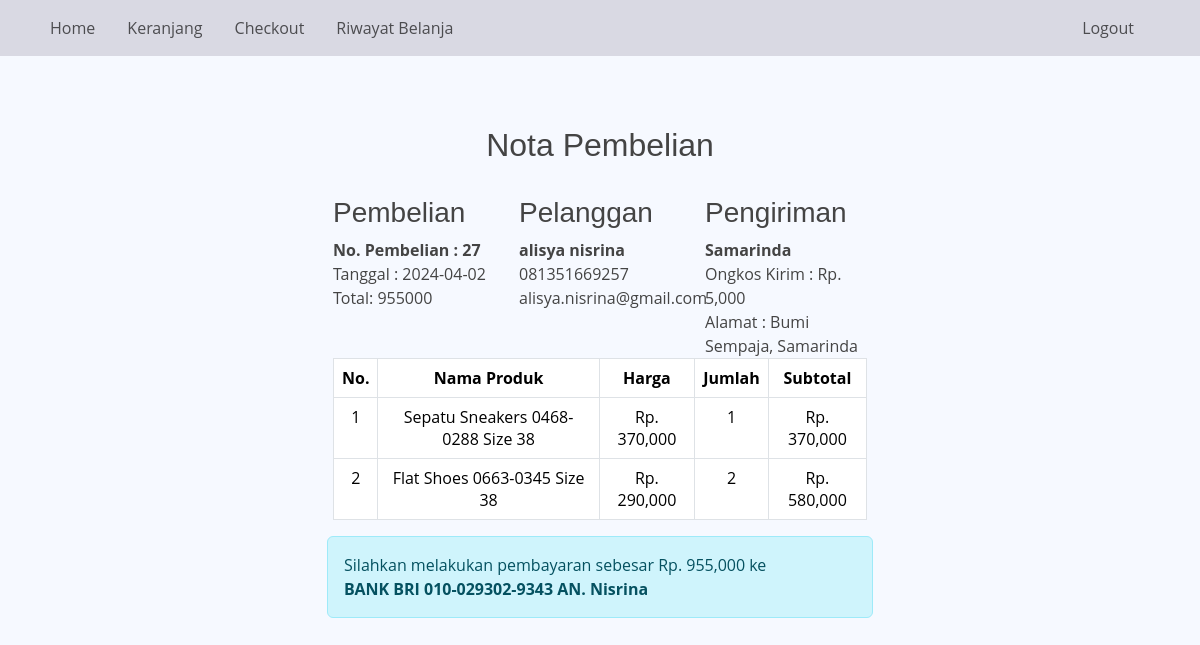
Page /nota.php?id=27 (signed in) on the committed database.
### tables this page shows
CREATE TABLE `pembelian` (
  `id_pembelian` int(11) NOT NULL,
  `id_pelanggan` int(11) NOT NULL,
  `id_ongkir` int(11) NOT NULL,
  `tanggal_pembelian` date NOT NULL,
  `total_pembelian` int(11) NOT NULL,
  `nama_kota` varchar(100) NOT NULL,
  `tarif` int(11) NOT NULL,
  `alamat_pengiriman` text NOT NULL,
  `status_pembelian` varchar(100) NOT NULL DEFAULT 'Pending'
);

CREATE TABLE `pelanggan` (
  `id_pelanggan` int(11) NOT NULL,
  `email_pelanggan` varchar(50) DEFAULT NULL,
  `password_pelanggan` varchar(150) DEFAULT NULL,
  `nama_pelanggan` varchar(50) DEFAULT NULL,
  `nohp_pelanggan` varchar(13) DEFAULT NULL
);

CREATE TABLE `pembelian_produk` (
  `id_pembelian_produk` int(11) NOT NULL,
  `id_pembelian` int(11) NOT NULL,
  `id_produk` int(11) NOT NULL,
  `jumlah` int(11) NOT NULL,
  `nama` varchar(100) NOT NULL,
  `harga` int(11) NOT NULL,
  `subharga` int(11) NOT NULL
);

### nota.php (the view, shortened to what this page needs)
<?php
    require 'koneksi.php';
    require 'navbar.php';
?>
<!DOCTYPE html>
<html lang="en">
<head>
  <link href="assets/vendor/bootstrap/css/bootstrap.min.css" rel="stylesheet">
  <link href="assets/css/style.css" rel="stylesheet">
</head>
<body>
<section class="konten">
    <div class="container">
    <h2 class="text-center title-container">Nota Pembelian</h2>
<?php
    if(isset($_GET['id']) && !empty($_GET['id'])) {
        $id_pembelian = $_GET['id'];
        $sql = mysqli_query($koneksi, "SELECT * FROM pembelian JOIN pelanggan
            ON pembelian.id_pelanggan = pelanggan.id_pelanggan
            WHERE pembelian.id_pembelian = '$id_pembelian'");
        $detail = mysqli_fetch_assoc($sql);
?>
<div class="container">
    <div class="row justify-content-center">
        <div class="col-lg-6 mt-4">
            <div class="row">
                <div class="col-md-4">
                    <h3>Pembelian</h3>
                    <strong>No. Pembelian : <?php echo $detail['id_pembelian'];?></strong><br>
                    Tanggal : <?php echo $detail['tanggal_pembelian'];?> <br>
                    Total: <?php echo $detail['total_pembelian'];?>
                </div>
                <div class="col-md-4">
                    <h3>Pelanggan</h3>
                    <strong><?php echo $detail['nama_pelanggan'];?></strong> <br>
                    <p>
                        <?php echo $detail['nohp_pelanggan'];?> <br>
                        <?php echo $detail['email_pelanggan'];?>
                    </p>
                </div>
                <div class="col-md-4">
                    <h3>Pengiriman</h3>
                    <strong><?php echo $detail['nama_kota'];?></strong><br>
                    Ongkos Kirim : Rp. <?php echo number_format($detail['tarif']); ?><br>
                    Alamat : <?php echo $detail['alamat_pengiriman'];?>
                </div>
            </div>
            <table class="table table-bordered">
                <thead>
                    <tr>
                        <th class="text-center">No.</th>
                        <th class="text-center">Nama Produk</th>
                        <th class="text-center">Harga</th>
                        <th class="text-center">Jumlah</th>
                        <th class="text-center">Subtotal</th>
                    </tr>
                </thead>
                <tbody>
                    <?php
                        $nomor=1;
                        $sql_produk = mysqli_query($koneksi, "SELECT * FROM pembelian_produk WHERE id_pembelian ='$_GET[id]'");
                        while ($pecah = mysqli_fetch_assoc($sql_produk)) {
                    ?>
                    <tr class="text-center">
                        <td><?php echo $nomor;?></</td>
                        <td><?php echo $pecah['nama'];?></td>
                        <td>Rp. <?php echo number_format($pecah["harga"]);?></td>
                        <td><?php echo $pecah['jumlah'];?></td>
                        <td>Rp.
                            <?php echo number_format($pecah["subharga"]);?>
                        </td>
                    </tr>
                    <?php $nomor++ ?>
                    <?php } ?>
                </tbody>
            </table>
        </div>
    </div>
</div>
<?php
    }
?>
<div class="row justify-content-center">
    <div class="col-lg-6">
        <div class="alert alert-info">
            Silahkan melakukan pembayaran sebesar Rp. <?php echo number_format($detail['total_pembelian']);
            ?> ke <br>
            <strong>BANK BRI 010-029302-9343 AN. Nisrina </strong>
        </div>
    </div>
</div>
    </div>
</section>
</body>
</html>

### assets/css/style.css (style rules this page uses)
:root { scroll-behavior: smooth; }
body { font-family: "Open Sans", sans-serif; background: #f6f9ff; color: #444444; }
h1, h2, h3, h4, h5, h6 { font-family: "Nunito", sans-serif; }
.title-container { margin-top: 70px; }

### rows in the picture
pembelian: id_pembelian "27", tanggal_pembelian "2024-04-02", total_pembelian "955000", id_pelanggan.nama_pelanggan "alisya nisrina", id_pelanggan.nohp_pelanggan "081351669257", id_pelanggan.email_pelanggan "alisya.nisrina@gmail.com", nama_kota "Samarinda", tarif "5,000", alamat_pengiriman "Bumi Sempaja, Samarinda", total_pembelian "955,000"
pembelian_produk: nama "Sepatu Sneakers 0468-0288 Size 38", harga "370,000", jumlah "1", subharga "370,000"
pembelian_produk: nama "Flat Shoes 0663-0345 Size 38", harga "290,000", jumlah "2", subharga "580,000"
